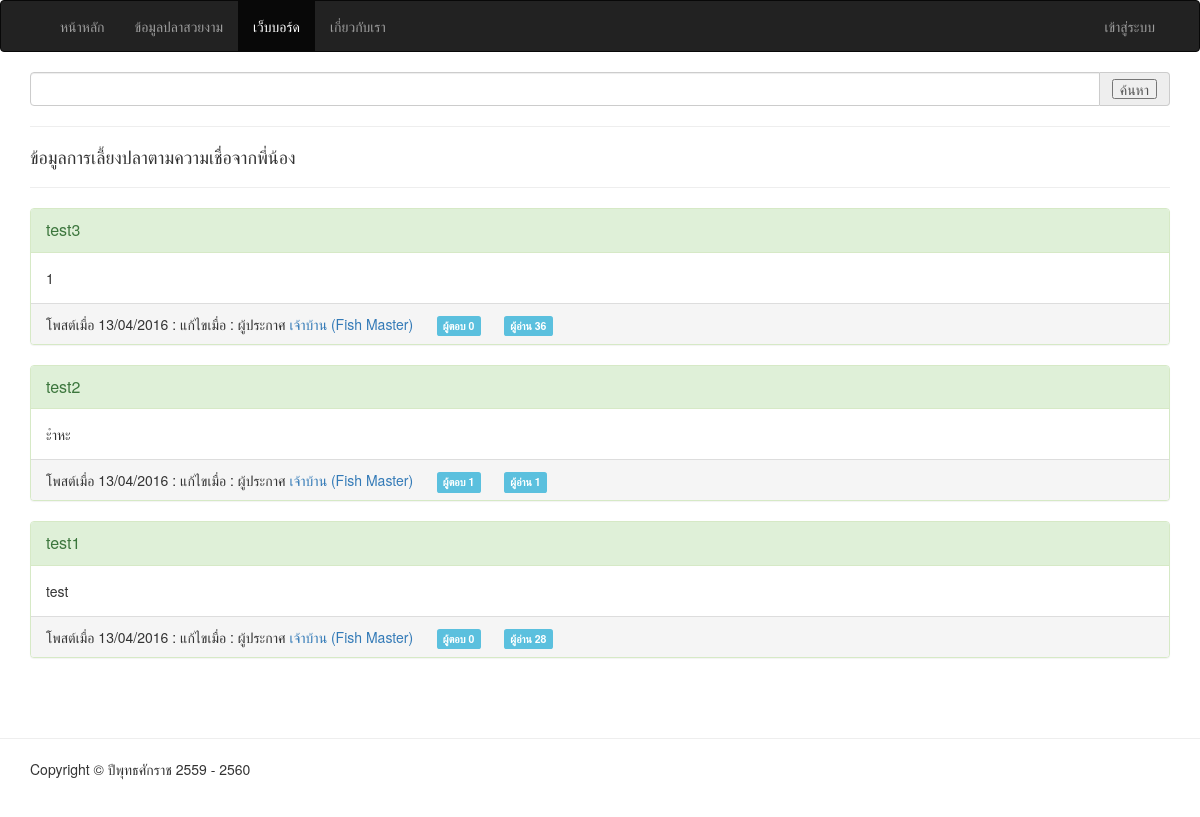
The page /webboard/compare on the database as committed earlier.
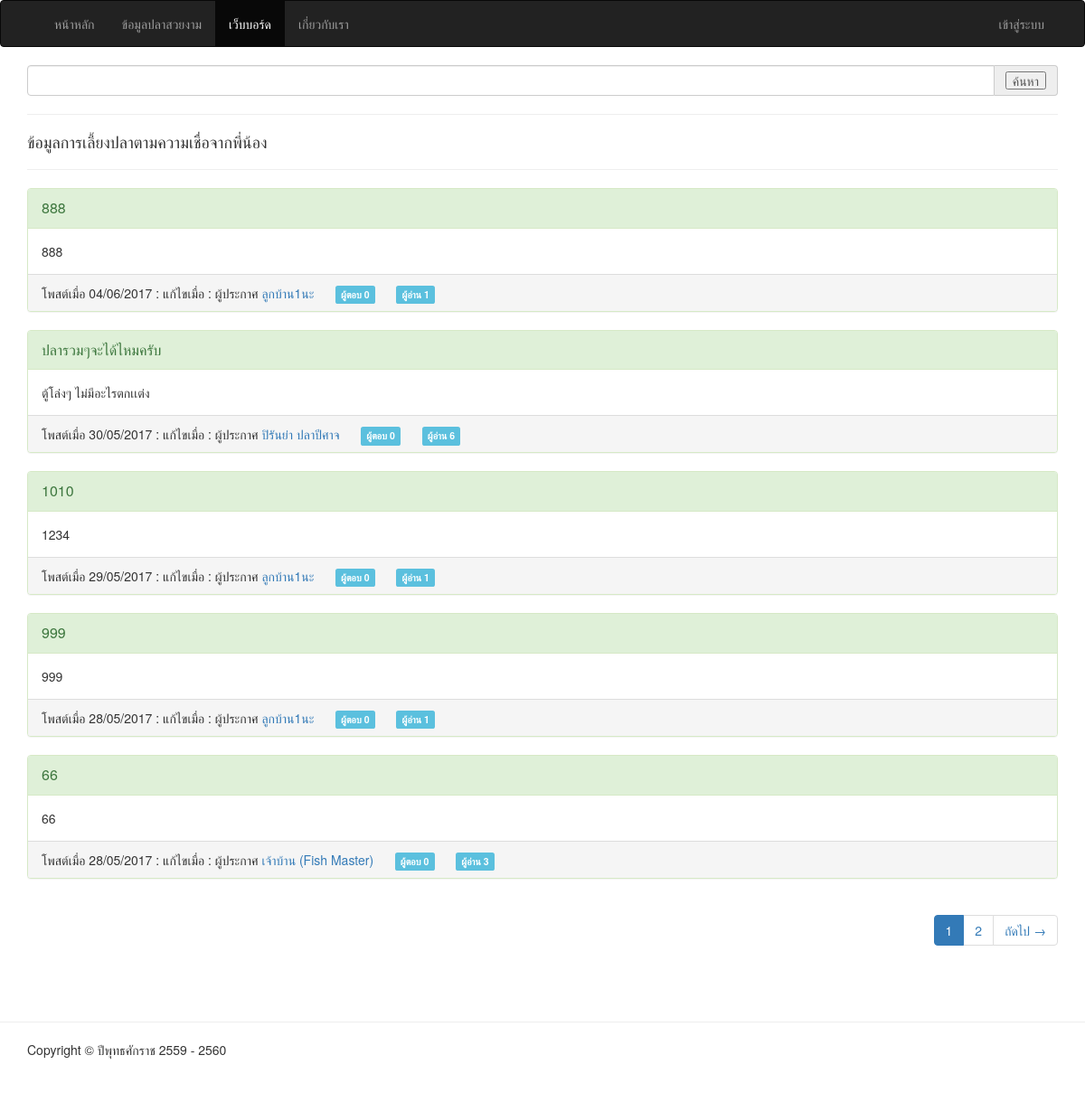
The same page on the database as committed later.
### tables this page shows
CREATE TABLE `compare` (
  `id` int(5) UNSIGNED NOT NULL,
  `member_id` int(5) UNSIGNED NOT NULL,
  `pool_title` varchar(100) NOT NULL,
  `pool_shape` text NOT NULL,
  `pool_detail` text NOT NULL,
  `pool_believe` text NOT NULL,
  `fish_amount` int(5) NOT NULL,
  `views` int(5) NOT NULL,
  `date_create` varchar(10) NOT NULL,
  `date_modify` varchar(10) NOT NULL
);

CREATE TABLE `member` (
  `id` int(5) UNSIGNED NOT NULL,
  `title` enum('นาย.','นาง.','นางสาว.') NOT NULL DEFAULT 'นาย.',
  `fullname` varchar(150) NOT NULL,
  `birthdate` varchar(10) NOT NULL,
  `address` text NOT NULL,
  `email` varchar(50) NOT NULL,
  `password` varchar(32) NOT NULL,
  `phone` varchar(15) NOT NULL,
  `date_create` varchar(10) NOT NULL,
  `date_activity` varchar(19) NOT NULL,
  `picture` varchar(100) NOT NULL,
  `role` enum('admin','member') NOT NULL DEFAULT 'member'
);

### application/controllers/Webboard.php (called while the page is built, shortened)
<?php
class Webboard extends MY_Controller {
  public function __construct()
  {
    parent::__construct();
    $this->load->model('Webboard_model','webboard');
  }
  function compare($id='')
  {
    if ((int)$id > 0) :
      $post = $this->input->post();
      if ($post) :
        $comment = $this->db->insert('compare_comment',$post);
        if ($comment !== FALSE) :
          $this->session->set_flashdata(array('class'=>'success','value'=>'คอมเม้นต์เรียบร้อยแล้ว'));
          redirect($this->agent->referrer());
        endif;
      endif;
      $config	= array(
        'base_url' => current_url(),
        'total_rows' => $this->db->where('compare_id',$id)->count_all_results('compare_comment'),
        'per_page' => 5
      );
      $offset = ($this->input->get('p') > 0) ? $this->input->get('p') : '0';
      $this->pagination->initialize($config);
      $this->data['compare'] = $this->db->get_where('compare',array('id'=>$id))->row_array();
      $this->data['compare_detil'] = $this->db->get_where('compare_detail',array('compare_id'=>$id))->result_array();
      $this->data['member_id'] = $this->db->get_where('member',array('id'=>$this->data['compare']['member_id']))->row_array();
      $this->data['comments'] = $this->db->limit($config['per_page'],$offset)->get_where('compare_comment',['compare_id'=>$id])->result_array();
      $this->db->where('id',$this->data['compare']['id'])->set('views','views+1',FALSE)->update('compare');
    else:
      $search = $this->input->get('search');
      $config	= array(
        'base_url' => uri_string(),
        'total_rows' => $this->db->like('pool_title',$search)->count_all_results('compare'),
        'per_page' => 5
      );
      $offset = ($this->input->get('p') > 0) ? $this->input->get('p') : '0';
      $this->pagination->initialize($config);
      $this->data['compare'] = $this->db->like('pool_title',$search)->limit($config['per_page'])->offset($offset)->order_by('id','DESC')->get('compare')->result_array();
    endif;
    $this->data['content'] = $this->load->view('webboard/compare',$this->data,TRUE);
    $this->load->view('_layout_main', $this->data);
  }
}

### index.php (called while the page is built, shortened)
<?php
require_once BASEPATH.'core/CodeIgniter.php';

### application/core/MY_Controller.php (called while the page is built, shortened)
<?php if ( ! defined('BASEPATH')) exit('No direct script access allowed');
class MY_Controller extends CI_Controller {
  public function __construct()
  {
    parent::__construct();
  }
}

### application/views/webboard/compare.php (the view)
<?php if ($this->uri->segment(3) > 0) : ?>
  <?php $edit = ($this->session->id == $member_id['id'] || $this->session->role == 'admin') ? anchor('webboard/compare_edit/'.$compare['id'],'แก้ไข',array('class'=>'btn btn-warning pull-right')) :'';?>
  <?php $delete = ($this->session->id == $member_id['id'] || $this->session->role == 'admin') ? anchor('webboard/delete_compare/'.$compare['id'],'ลบ',array('class'=>'btn btn-danger pull-right','onclick'=>"return confirm('ต้องการลบหัวข้อนี้?');")) :'';?>
  <div class="panel panel-primary">
    <div class="panel-heading">
      <?=heading($compare['pool_title'],'3',array('class'=>'panel-title')).$delete.$edit;?>
    </div>
    <div class="panel-body">
      <p>
        โพสต์เมื่อ <?=$compare['date_create'].' : ';?>
        แก้ไขเมื่อ <?=$compare["date_modify"].' : ';?>
        โดย <?=(isset($member_id['id'])) ? anchor_popup('member/profile/'.$member_id['id'],$member_id['fullname']) : 'บุคคลทั่วไป';?>
       </p>
      <?=heading('<u>รายการปลาทั้งหมด</u>','4');?>
      <div class="col-sm-12">
        <?php foreach ($compare_detil as $c) : ?>
          <?php $fish = $this->db->get_where('fish',array('id'=>$c['fish_id']))->row_array(); ?>
          <div class="col-md-2 portfolio-item">
            <?=img('assets/fish/'.$fish['picture'],'',array('class'=>'img-responsive','style'=>'width:200px;height:100px;'));?>
            <?=heading($fish['fullname'],'5');?>
            <?=p('จำนวน '.$c['amount']);?>
          </div>
        <?php endforeach; ?>
      </div>
      <div class="col-sm-12">
        <br/><hr/>
        <?=heading('<u>หัวข้อ</u> '.$compare['pool_title'],'4');?>
        <?=p('<u>ชนิดของปลาที่เลี้ยง(จำนวน)</u>');?>
        <p style="text-indent:40px;line-height:1.8em;"><?=$compare['fish_amount'];?> ชนิด</p>
        <?=br();?>
        <?=p('<u>รายละเอียดบ่อปลา</u>');?>
        <p style="text-indent:40px;line-height:1.8em;"><?=$compare['pool_detail'];?></p>
        <?=br();?>
        <?=p('<u>ข้อมูลทางความเชื่อ</u>');?>
        <p style="text-indent:40px;line-height:1.8em;"><?=$compare['pool_believe'];?></p>
        <?=br();?>
      </div>
    </div>
  </div>
  <div class="col-sm-offset-1">
      <?php foreach ($comments as $_n => $n) : ?>
        <div class="panel panel-info">
        <?php $commented_by = $this->db->get_where('member',array('id'=>$n['commented_by']))->row_array(); ?>
        <div class="panel-heading">
          <?=($this->session->id === $commented_by['id']) ? anchor('webboard/delete_compare_comment/'.$n['id'],'ลบ',array('class'=>'btn btn-warning pull-right','onclick'=>"return confirm('ลบคอมเม้นต์นี้ ?');")) : '';?>
          <?=heading("โพสต์เมื่อ ".$n["date_create"].' : '.'แก้ไขเมื่อ '.$n["date_modify"].' : '."โดย ".anchor_popup("member/profile/".$commented_by["id"],$commented_by["fullname"]),'4',array('class'=>'panel-pool_title'));?>
        </div>
        <div class="panel-body">
          <?=$n['detail'];?>
        </div>
      </div>
      <?php endforeach; ?>
    <div class="pull-right"><?=$this->pagination->create_links();?></div>
    <?=br(4);?>
  </div>
    <?php if ($this->session->is_login === TRUE) : ?>
      <div class="well">
      <?=form_open(uri_string(),array('class'=>'form-horizontal'),array('compare_id'=>$compare['id'],'commented_by'=>$this->session->id,'date_create'=>date('d/m/Y H:i:s')));?>
      <?=heading('คอมเม้นต์','4').hr();?>
      <div class="form-group">
        <?=form_label(ucfirst('เนื้อหา'),'detail',['class'=>'control-label text-right col-sm-3']);?>
        <div class="col-sm-9">
          <?=form_textarea(['name'=>'detail','class'=>'form-control','required'=>TRUE]);?>
        </div>
      </div>
      <div class="form-group">
        <div class="col-sm-offset-3">
          <?=form_submit('','ยืนยัน',['class'=>'col-sm-2 btn btn-success','autocomplete'=>'off']);?>
          <?=form_reset('','ยกเลิก',['class'=>'btn btn-link','autocomplete'=>'off']);?>
        </div>
      </div>
      <?=form_close();?>
      <?=validation_errors('<div class="alert alert-warning">', '</div>');?>
    </div>
  <?php endif; ?>
<?php else: ?>
  <?=form_open('',['method'=>'get']);?>
  <div class="input-group">
    <?=form_input(['name'=>'search','class'=>'form-control']);?>
    <div class="input-group-addon">
      <?=form_submit('','ค้นหา');?>
    </div>
  </div>
  <?=form_close().hr();?>
  <?=heading('ข้อมูลการเลี้ยงปลาตามความเชื่อจากพี่น้อง','4').hr();?>
  <?php foreach ($compare as $_n => $n) : ?>
    <div class="panel panel-success">
      <?php $comments = $this->db->where('webboard_id',$n['id'])->count_all_results('webboard_comment');?>
      <?php $member_id = $this->db->get_where('member',array('id'=>$n['member_id']))->row_array();?>
      <div class="panel-heading">
        <p class="panel-title">
          <?=anchor('webboard/compare/'.$n['id'],character_limiter($n['pool_title'],'100'));?>
        </p>
      </div>
      <div class="panel-body">
        <?=character_limiter($n['pool_detail'],'150');?>
      </div>
      <div class="panel-footer">
        <span>โพสต์เมื่อ <?=$n['date_create'];?> : </span>
        <span>แก้ไขเมื่อ <?=$n['date_modify'];?> : </span>
        <span>ผู้ประกาศ <?=(isset($member_id['id'])) ? anchor_popup('member/profile/'.$member_id['id'],$member_id['fullname']) : 'บุคคลทั่วไป';?></span>
        <?=nbs(5).'<span class="label label-info">ผู้ตอบ '.$comments.'</span>';?>
        <?=nbs(5).'<span class="label label-info">ผู้อ่าน '.$n['views'].'</span>';?>
      </div>
    </div>
  <?php endforeach; ?>
  <div class="pull-right"><?=$this->pagination->create_links();?></div>
<?php endif; ?>

### application/helpers/MY_html_helper.php (shortened to what this page needs)
<?php  if ( ! defined('BASEPATH')) exit('No direct script access allowed');
if ( ! function_exists('hr'))
{
	function hr($count = 1)
	{
		return str_repeat('<hr />', $count);
	}
}

### application/views/_layout_main.php
<!DOCTYPE html>
<html lang="en">
<?php $this->load->view('_parts/header'); ?>
<body>
  <?php $this->load->view('_parts/navigation'); ?>
  <div class="container">
    <?php $this->load->view('_parts/carousel'); ?>
    <div class="row">
      <?php $this->load->view('_parts/alert'); ?>
      <div class="col-lg-12">
        <?=$content;?>
      </div>
    </div>
  </div>
  <?php $this->load->view('_parts/footer'); ?>
</body>
</html>

### application/views/_parts/header.php (shortened to what this page needs)
<head>
    <?=link_tag('assets/css/bootstrap.min.css');?>
    <?=link_tag('assets/css/font-awesome.min.css');?>
    <?=link_tag('assets/css/bootstrap-select.min.css');?>
    <?=link_tag('assets/css/bootstrap.datatable.min.css');?>
    <?=link_tag('assets/css/bootstrap.datepicker.min.css');?>
    <?=link_tag('assets/css/bootstrap.lightbox.min.css');?>
    <?=link_tag('assets/css/toast.min.css');?>
    <?=link_tag('assets/css/common.css');?>
</head>

### application/views/_parts/navigation.php (shortened to what this page needs)
<nav class="navbar <?=(in_array('admin',$this->uri->segment_array()) || in_array('admin',$this->uri->segment_array()))?'navbar-default':'navbar-inverse';?>">
  <div class="container">
    <div class="collapse navbar-collapse" id="bs-example-navbar-collapse-2">
      <?php if (in_array('admin',$this->uri->segment_array())) : ?>
        <ul class="nav navbar-nav">
          <li class="dropdown">
            <?=anchor('#','ข้อมูลสมาชิก <span class="caret"></span>',['class'=>'dropdown-toggle','data-toggle'=>'dropdown']);?>
            <ul class="dropdown-menu">
              <li><?=anchor('admin/member/create','เพิ่มข้อมูลสมาชิก');?></li>
              <li><?=anchor('admin/member','รายการข้อมูลสมาชิก');?></li>
            </ul>
          </li>
          <li class="dropdown">
            <?=anchor('#','ข้อมูลปลาสวยงาม <span class="caret"></span>',['class'=>'dropdown-toggle','data-toggle'=>'dropdown']);?>
            <ul class="dropdown-menu">
              <li><?=anchor('admin/fish/fish','บันทึกข้อมูลปลาสวยงาม');?></li>
              <li><?=anchor('admin/fish/nature','บันทึกข้อมูลอุปนิสัย');?></li>
              <li><?=anchor('admin/fish/feed','บันทึกข้อมูลการกินอาหาร');?></li>
              <li><?=anchor('admin/fish/living','บันทึกข้อมูลการอยู่อาศัย');?></li>
              <li><?=anchor('admin/fish/container','บันทึกข้อมูลสภาพแวดล้อมที่เหมาะสม');?></li>
              <li><?=anchor('admin/fish','รายการข้อมูลปลาสวยงาม');?></li>
            </ul>
          </li>
          <li><?=anchor('admin/config/about','ข้อมูลการติดต่อ');?></li>
        </ul>
        <ul class="nav navbar-nav navbar-right">
          <li><?=anchor('','<i class="fa fa-long-arrow-right fa-lg"></i>');?></li>
        </ul>
      <?php elseif (in_array('member',$this->uri->segment_array())): ?>
        <ul class="nav navbar-nav navbar-right">
          <li><?=anchor('','<i class="fa fa-long-arrow-right fa-lg"></i>');?></li>
        </ul>
      <?php else: ?>
        <ul class="nav navbar-nav">
          <li><?=anchor('','หน้าหลัก');?></li>
          <li class="<?=(in_array('fish',$this->uri->segment_array()))?'active':'';?>"><?=anchor('fish','ข้อมูลปลาสวยงาม');?></li>
          <li class="<?=(in_array('webboard',$this->uri->segment_array()))?'active':'';?>"><?=anchor('webboard','เว็บบอร์ด');?></li>
          <li class="<?=(in_array('about',$this->uri->segment_array()))?'active':'';?>"><?=anchor('main/about','เกี่ยวกับเรา');?></li>
        </ul>
        <ul class="nav navbar-nav navbar-right">
          <?php if ($this->session->userdata('is_login')) : ?>
            <li class="dropdown">
              <?=anchor('#',$this->session->fullname.nbs(2).'<span class="caret"></span>',['class'=>'dropdown-toggle','data-toggle'=>'dropdown']);?>
              <ul class="dropdown-menu">
                <li><?=anchor('member/profile/'.$this->session->id,'ข้อมูลทั่วไป');?></li>
                <li><?=anchor('member/change_password/'.$this->session->id,'เปลี่ยนรหัสผ่าน');?></li>
                <?php if ($this->session->role == 'admin') : ?>
                  <li role="separator" class="divider"></li>
                  <li><?=anchor('admin/member','ระบบผู้ดูแล');?></li>
                <?php endif; ?>
                <li role="separator" class="divider"></li>
                <li><?=anchor('member/signout','ออกจากระบบ');?></li>
              </ul>
            </li>
          <?php else: ?>
            <li><?=anchor('member/signin','เข้าสู่ระบบ');?></li>
          <?php endif; ?>
        </ul>
      <?php endif; ?>
    </div>
  </div>
</nav>

### application/views/_parts/footer.php
<br/><br/>
<footer>
  <hr/>
  <div class="container">
    <div class="row">
        <div class="col-lg-12">
            <p>Copyright &copy; ปีพุทธศักราช 2559 - <?=date('Y')+543;?></p>
        </div>
    </div>
  </div>
</footer>

### application/config/pagination.php (shortened to what this page needs)
<?php  if ( ! defined('BASEPATH')) exit('No direct script access allowed');
$config['full_tag_open'] = '<ul class="pagination">';
$config['full_tag_close'] = '</ul>';
$config['next_tag_open'] = '<li class="next page">';
$config['next_tag_close'] = '</li>';
$config['cur_tag_open'] = '<li class="active"><a href="">';
$config['cur_tag_close'] = '</a></li>';
$config['num_tag_open'] = '<li class="page">';
$config['num_tag_close'] = '</li>';

### assets/css/common.css (style rules this page uses)
html { position: relative; min-height: 100%; }
body { margin: 0 0 100px; }
nav { font-size: 1em !important; }
footer { position: absolute; left: 0; bottom: 0; height: 100px; width: 100%; }

Rows that differ between the two databases and show on the page:
removed compare: id+pool_title "test3", pool_detail "1", date_create "13/04/2016", member.fullname "เจ้าบ้าน (Fish Master)", comments "0", views "36"
removed compare: id+pool_title "test2", pool_detail "ะำหะ", date_create "13/04/2016", member.fullname "เจ้าบ้าน (Fish Master)", comments "1", views "1"
removed compare: id+pool_title "test1", pool_detail "test", date_create "13/04/2016", member.fullname "เจ้าบ้าน (Fish Master)", comments "0", views "28"
added compare: id+pool_title "888", pool_detail "888", date_create "04/06/2017", member.fullname "ลูกบ้าน1นะ", comments "0", views "1"
added compare: id+pool_title "ปลารวมๆจะได้ไหมครับ", pool_detail "ตู้โล่งๆ ไม่มีอะไรตกเเต่ง", date_create "30/05/2017", member.fullname "ปิรันย่า ปลาปีศาจ", comments "0", views "6"
added compare: id+pool_title "1010", pool_detail "1234", date_create "29/05/2017", member.fullname "ลูกบ้าน1นะ", comments "0", views "1"
added compare: id+pool_title "999", pool_detail "999", date_create "28/05/2017", member.fullname "ลูกบ้าน1นะ", comments "0", views "1"
added compare: id+pool_title "66", pool_detail "66", date_create "28/05/2017", member.fullname "เจ้าบ้าน (Fish Master)", comments "0", views "3"
Other text that changed with them:
$this->pagination->create_links(): (not shown) → "1 2 ถัดไป →"
